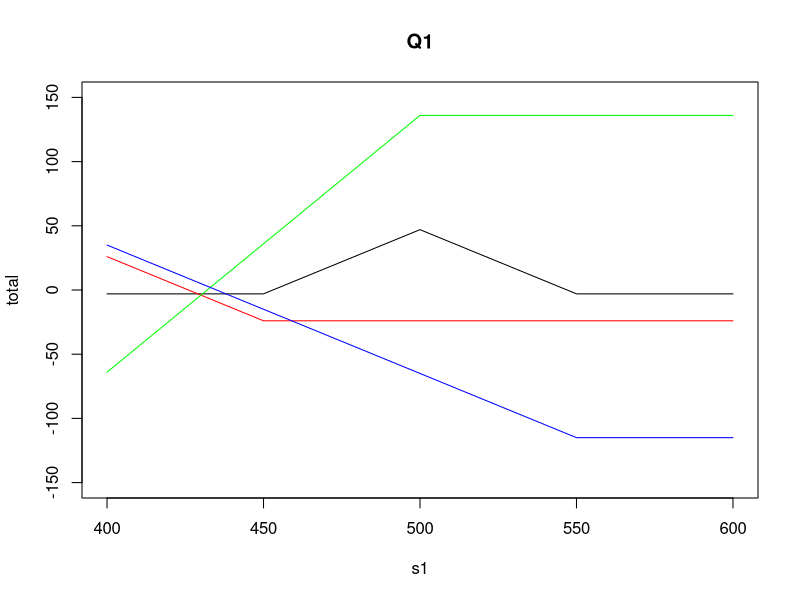

Recreate this plot in R.
#Midterm 2 2022, Q1

s1 <- seq(400,600,1)

p1 <- 24
p2 <- 68
p3 <- 115

E1 <- 450
E2 <- 500
E3 <- 550

profit_p1 <- ifelse(s1<E1, E1-s1-p1, -p1)
profit_p2 <- 2*ifelse(s1<E2, s1-E2+p2, p2)
profit_p3 <- ifelse(s1<E3, E3-s1-p3, -p3)


total <- profit_p1 + profit_p2 + profit_p3

plot(s1, total, type="l",ylim=c(-150,150),main = "Q1")
points(s1, profit_p1, type="l",ylim=c(-150,150),main = "Q1",col = "red")
points(s1, profit_p2, type="l",ylim=c(-150,150),main = "Q1",col = "green")
points(s1, profit_p3, type="l",ylim=c(-150,150),main = "Q1",col = "blue")
